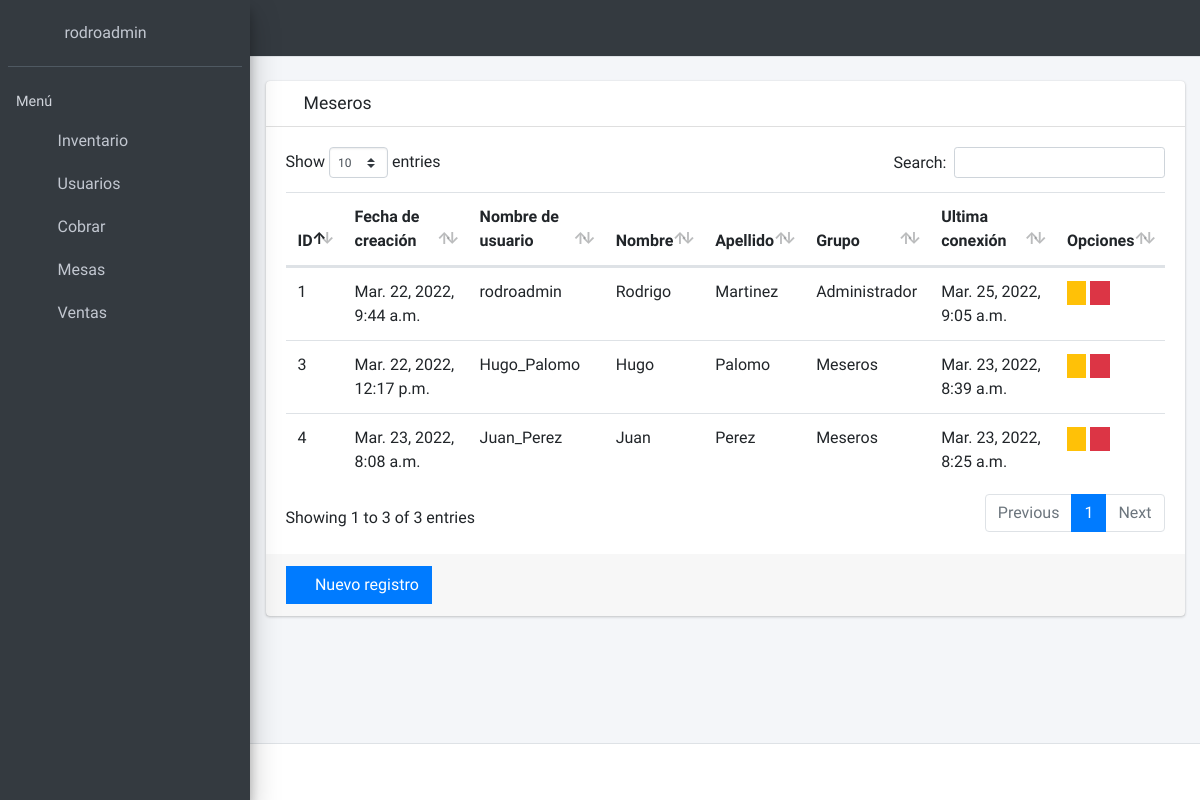
The page /user/ (signed in) on the database its author committed.
### user/models.py (models this page shows)
class User(AbstractUser):
    def save(self, *args, **kwargs):
        self.set_password(self.password)
        super().save(*args, **kwargs)

### user/views.py (the view)
# urls.py: path('user/', include('user.urls')),
@login_required(login_url='login')
def user(request):
    users = User.objects.all()
    context = {
        'users': users,
    }
    return render(request, 'user/list.html', context)

### templates/user/list.html (shortened to what this page needs)
{% extends 'include/body.html' %}
{% load static %}
{% block head %}
    <link rel="stylesheet" href="{% static 'lib/datatables-1.10.20/css/dataTables.bootstrap4.min.css' %}"/>
    <link rel="stylesheet" href="{% static 'lib/datatables-1.10.20/plugins/responsive-2.2.3/css/responsive.bootstrap4.min.css' %}"/>
{% endblock %}
{% block content %}
    <div class="card card-default">
        <div class="card-header">
            <h3 class="card-title">
                <i class="fas fa-search"></i>
                Meseros
            </h3>
        </div>
        <div class="card-body">
            <table class="table" id="table_user">
                <thead>
                    <tr>
                        <th>ID</th>
                        <th>Fecha de creación</th>
                        <th>Nombre de usuario</th>
                        <th>Nombre</th>
                        <th>Apellido</th>
                        <th>Grupo</th>
                        <th>Ultima conexión</th>
                        <th>Opciones</th>
                    </tr>
                </thead>
                <tbody>
                    {% for user in users %}
                         <tr>
                            <td>{{ user.id }}</td>
                            <td>{{ user.date_joined }}</td>
                            <td>{{ user.username }}</td>
                             <td>{{ user.first_name }}</td>
                             <td>{{ user.last_name }}</td>
                             <td>{% for grupo in user.groups.all %}{{ grupo }}{% endfor %}</td>
                             <td>{{ user.last_login }}</td>
                            <td>
                                <a href="{% url 'editar_user' user.id %}" class="btn btn-warning btn-xs btn-flat">
                                    <i class="fas fa-edit"></i>
                                </a>
                                <a href="{% url 'eliminar_user' user.id %}" class="btn btn-danger btn-xs btn-flat">
                                    <i class="fas fa-trash-alt"></i>
                                </a>
                            </td>
                        </tr>
                    {% endfor %}
                </tbody>
            </table>
        </div>
        <div class="card-footer">
            <a class="btn btn-primary btn-flat" href="{% url 'nuevo_user' %}">
                <i class="fas fa-plus"></i> Nuevo registro
            </a>
        </div>
    </div>
{% endblock %}

### templates/vtc/sidebar.html
{% load static %}
<aside class="main-sidebar sidebar-dark-blue elevation-4">
    <div class="sidebar">
        <div class="user-panel mt-3 pb-3 mb-3 d-flex">
            <div class="image">
                <img src="#" class="fas fa-user-alt" style="color: white" alt="">
            </div>
            <div class="info">
                <a href="#" class="d-block">{{ request.user.username }}</a>
            </div>
        </div>
        <nav class="mt-2">
            <ul class="nav nav-pills nav-sidebar flex-column" data-widget="treeview" role="menu" data-accordion="false">
                <li class="nav-header">Menú</li>
                <li class="nav-item">
                    <a href="{% url 'inventario' %}" class="nav-link">
                        <i class="nav-icon fas fa-truck-loading"></i>
                        <p>
                            Inventario
                        </p>
                    </a>
                </li>
                <li class="nav-item">
                    <a href="{% url 'user' %}" class="nav-link">
                        <i class="nav-icon fas fa-users"></i>
                        <p>
                            Usuarios
                        </p>
                    </a>
                </li>
                <li class="nav-item">
                    <a href="{% url 'crear_cuenta' %}" class="nav-link">
                        <i class="nav-icon fas fa-dollar-sign"></i>
                        <p>
                            Cobrar
                        </p>
                    </a>
                </li>
                <li class="nav-item">
                    <a href="{% url 'mesas' %}" class="nav-link">
                        <i class="nav-icon fas fa-table"></i>
                        <p>
                            Mesas
                        </p>
                    </a>
                </li>
                <li class="nav-item">
                    <a href="{% url 'estadisticas' %}" class="nav-link">
                        <i class="nav-icon fas fa-shopping-cart"></i>
                        <p>
                            Ventas
                        </p>
                    </a>
                </li>
            </ul>
        </nav>
    </div>
</aside>

### rows shown on the page
User: user.username "rodroadmin", id "1", date_joined "Mar. 22, 2022, 9:44 a.m.", username "rodroadmin", first_name "Rodrigo", last_name "Martinez", last_login "Mar. 25, 2022, 9:05 a.m."
User: id "3", date_joined "Mar. 22, 2022, 12:17 p.m.", username "Hugo_Palomo", first_name "Hugo", last_name "Palomo", last_login "Mar. 23, 2022, 8:39 a.m."
User: id "4", date_joined "Mar. 23, 2022, 8:08 a.m.", username "Juan_Perez", first_name "Juan", last_name "Perez", last_login "Mar. 23, 2022, 8:25 a.m."

### other values the page prints
{{ grupo }} "Administrador"
{{ grupo }} "Meseros"
